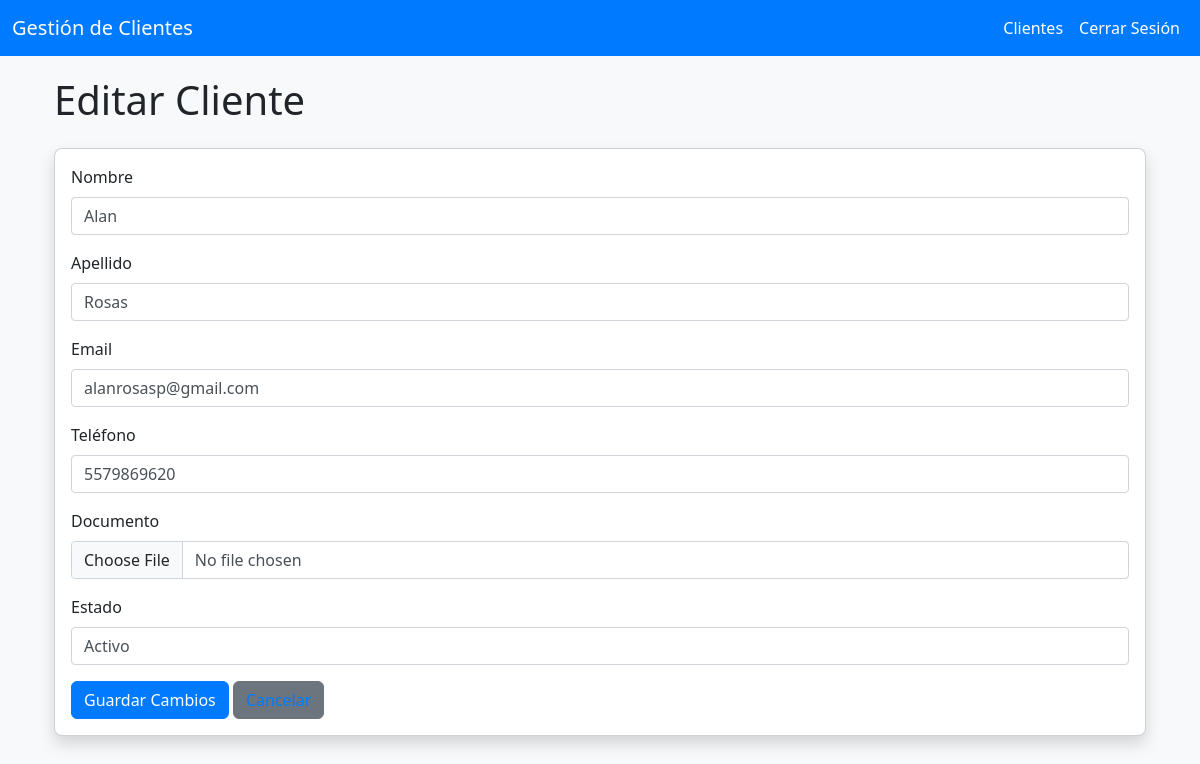
Screenshot of /clientes/editar/2/ (signed in) with the database file from the repository.
### clientes/models.py (models this page shows, shortened)
class Cliente(models.Model):
    STATUS_CHOICES = [
        ('activo', 'Activo'),
        ('inactivo', 'Inactivo'),
        ('pausa', 'En Pausa'),
    ]
    gerente = models.ForeignKey(User, on_delete=models.CASCADE, related_name='clientes')
    nombre = models.CharField(max_length=100)
    apellido = models.CharField(max_length=100)
    email = models.EmailField()
    telefono = models.CharField(max_length=15)
    documento = models.FileField(upload_to='documentos/')
    fecha_registro = models.DateTimeField(auto_now_add=True)
    status = models.CharField(max_length=10, choices=STATUS_CHOICES, default='activo')  # Nuevo campo

### clientes/views.py (the view)
# urls.py: path('editar/<int:id>/', views.editar_cliente, name='editar_cliente'),  # Nueva ruta
@login_required
def editar_cliente(request, id):
    cliente = get_object_or_404(Cliente, id=id, gerente=request.user)  # Solo el gerente puede editar
    if request.method == 'POST':
        form = ClienteForm(request.POST, request.FILES, instance=cliente)
        if form.is_valid():
            form.save()
            messages.success(request, "¡Cliente actualizado con éxito!")
            return redirect('lista_clientes')
        else:
            messages.error(request, "Por favor corrige los errores en el formulario.")
    else:
        form = ClienteForm(instance=cliente)
    return render(request, 'clientes/editar_cliente.html', {'form': form})

### clientes/templates/clientes/editar_cliente.html (shortened to what this page needs)
{% extends 'clientes/base.html' %}
{% block content %}
<div class="container">
    <h1 class="mb-4">Editar Cliente</h1>
    <div class="card">
        <div class="card-body">
            <form method="post" enctype="multipart/form-data">
                <div class="mb-3">
                    <label for="{{ form.nombre.id_for_label }}" class="form-label">Nombre</label>
                    {{ form.nombre }}
                </div>
                <div class="mb-3">
                    <label for="{{ form.apellido.id_for_label }}" class="form-label">Apellido</label>
                    {{ form.apellido }}
                </div>
                <div class="mb-3">
                    <label for="{{ form.email.id_for_label }}" class="form-label">Email</label>
                    {{ form.email }}
                </div>
                <div class="mb-3">
                    <label for="{{ form.telefono.id_for_label }}" class="form-label">Teléfono</label>
                    {{ form.telefono }}
                </div>
                <div class="mb-3">
                    <label for="{{ form.documento.id_for_label }}" class="form-label">Documento</label>
                    {{ form.documento }}
                </div>
                <div class="mb-3">
                    <label for="{{ form.status.id_for_label }}" class="form-label">Estado</label>
                    {{ form.status }}
                </div>
                <button type="submit" class="btn btn-primary">Guardar Cambios</button>
                <a href="{% url 'lista_clientes' %}" class="btn btn-secondary">Cancelar</a>
            </form>
        </div>
    </div>
</div>
{% endblock %}

### clientes/static/css/custom.css (style rules this page uses)
.form-control { width: 100%; padding: 0.375rem 0.75rem; font-size: 1rem; line-height: 1.5; color: #495057; background-color: #fff; background-clip: padding-box; border: 1px solid #ced4da; border-radius: 0.25rem; transition: border-color 0.15s ease-in-out, box-shadow 0.15s ease-in-out; }
.card a { color: #007bff; text-decoration: none; }

### clientes/templates/clientes/base.html (style rules this page uses)
body { background-color: #f8f9fa; }
.container { margin-top: 20px; }
.card { margin-bottom: 20px; box-shadow: 0 0.5rem 1rem rgba(0, 0, 0, 0.15); border-radius: 0.5rem; }
.btn-primary { background-color: #007bff; border-color: #007bff; }

### rows the page displays
Cliente: nombre "Alan", apellido "Rosas", email "alanrosasp@gmail.com", telefono "5579869620", status "Activo"
